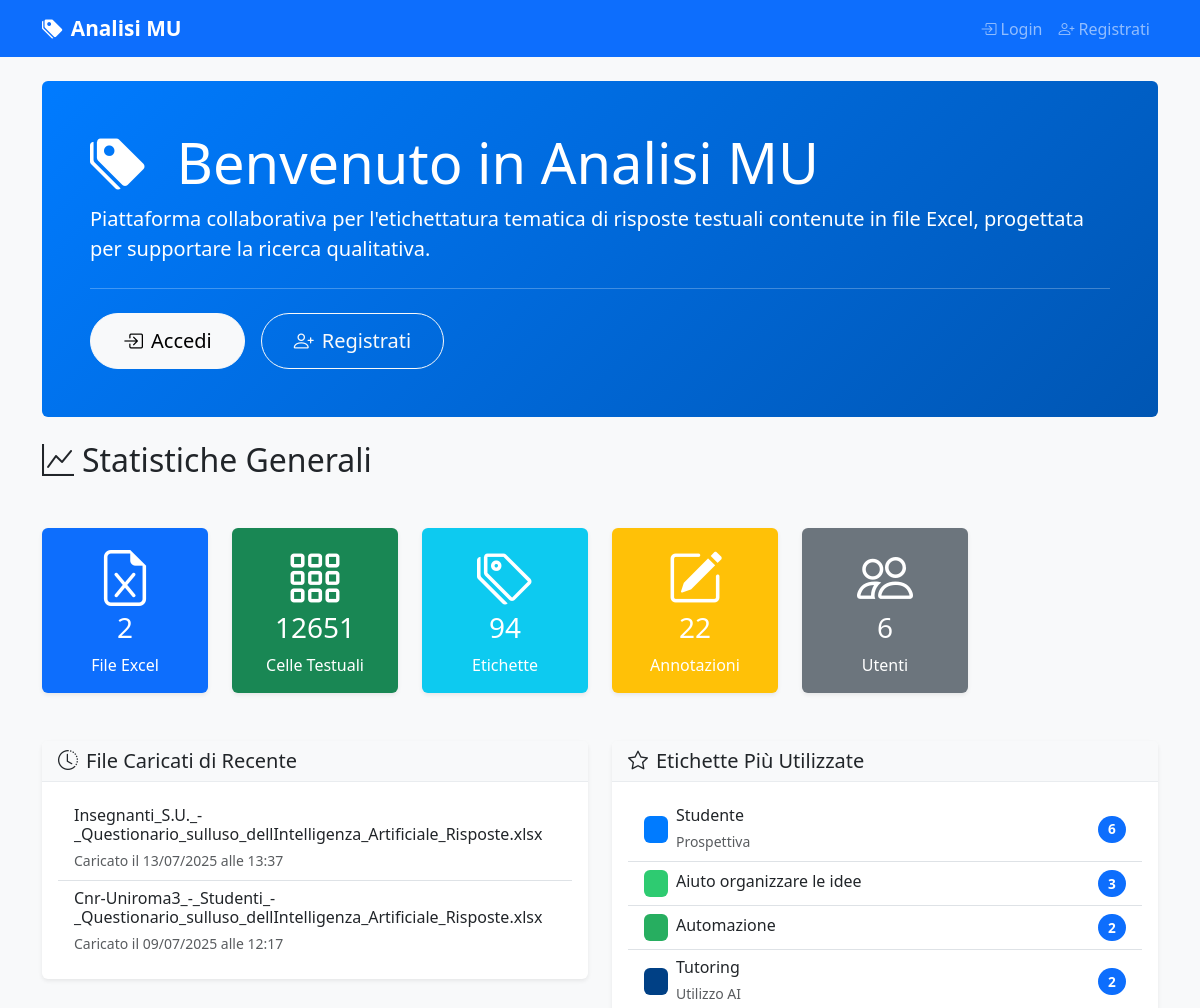
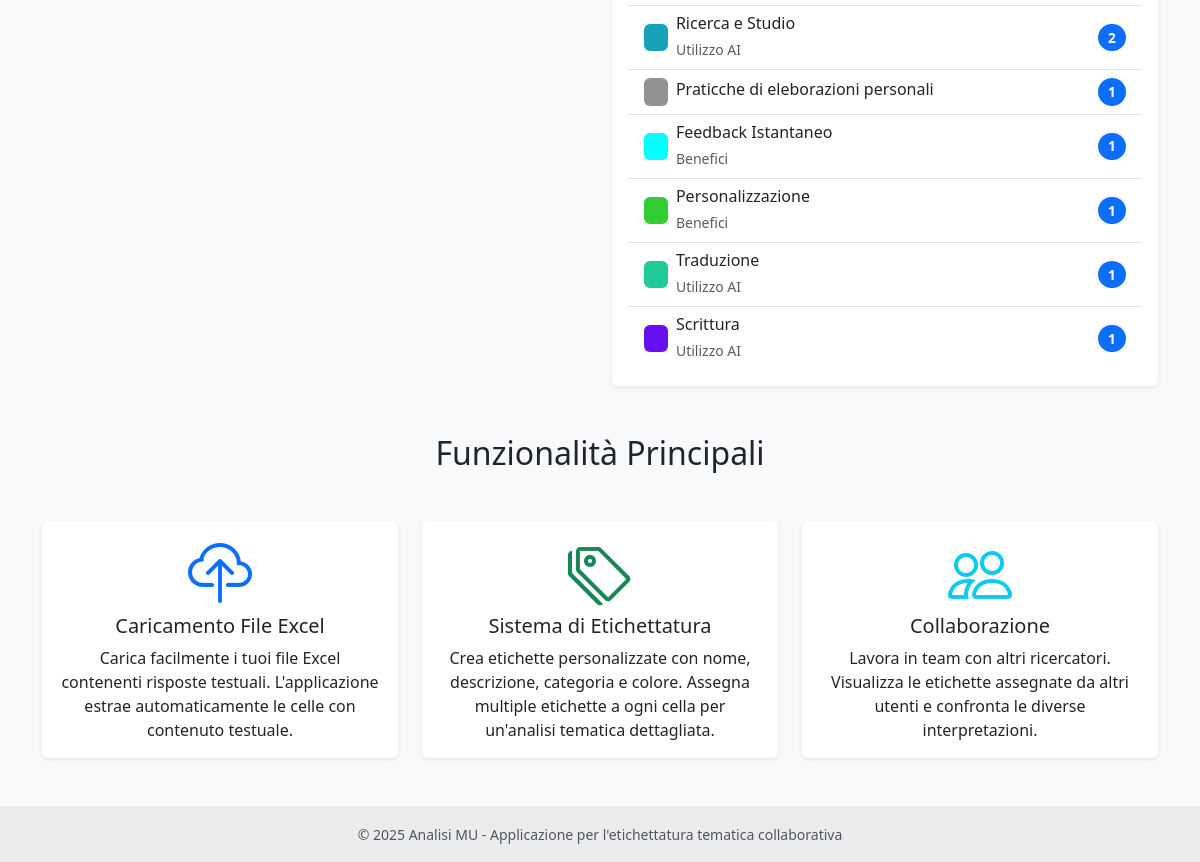
The page / on the database its author committed (2 pictures, top to bottom).
### models.py (models this page shows, shortened)
class ExcelFile(db.Model):
    id = db.Column(db.Integer, primary_key=True)
    filename = db.Column(db.String(255), nullable=False)
    original_filename = db.Column(db.String(255), nullable=False)
    file_path = db.Column(db.String(500), nullable=False)
    uploaded_by = db.Column(db.Integer, db.ForeignKey('user.id'), nullable=False)
    uploaded_at = db.Column(db.DateTime, default=datetime.utcnow)
    uploader = db.relationship('User', backref='uploaded_files')
    text_cells = db.relationship('TextCell', backref='excel_file', lazy=True, cascade='all, delete-orphan')

class Label(db.Model):
    id = db.Column(db.Integer, primary_key=True)
    name = db.Column(db.String(100), nullable=False, unique=True)
    description = db.Column(db.Text)
    category_id = db.Column(db.Integer, db.ForeignKey('category.id'), nullable=True)
    category = db.Column(db.String(50))  # Manteniamo per compatibilità, sarà deprecato
    color = db.Column(db.String(7), default='#007bff')  # Colore HEX
    is_active = db.Column(db.Boolean, default=True)  # Soft delete
    created_at = db.Column(db.DateTime, default=datetime.utcnow)
    updated_at = db.Column(db.DateTime, default=datetime.utcnow, onupdate=datetime.utcnow)
    annotations = db.relationship('CellAnnotation', backref='label', lazy=True, cascade='all, delete-orphan')
    category_obj = db.relationship('Category', foreign_keys=[category_id], back_populates='labels')

### routes/main.py (the view)
@main_bp.route('/')
def index():
    stats = {
        'total_files': ExcelFile.query.count(),
        'total_cells': TextCell.query.count(),
        'total_labels': Label.query.count(),
        'total_annotations': CellAnnotation.query.count(),
        'total_users': User.query.count()
    }
    recent_files = ExcelFile.query.order_by(ExcelFile.uploaded_at.desc()).limit(5).all()
    popular_labels = db.session.query(Label, db.func.count(CellAnnotation.id).label('count'))\
        .join(CellAnnotation)\
        .group_by(Label.id)\
        .order_by(db.desc('count'))\
        .limit(10)\
        .all()
    return render_template('main/index.html',
                         stats=stats,
                         recent_files=recent_files,
                         popular_labels=popular_labels)

### templates/main/index.html (shortened to what this page needs)
{% extends "base.html" %}
{% block content %}
<div class="row">
    <div class="col-12">
        <div class="jumbotron bg-primary text-white rounded p-5 mb-4">
            <h1 class="display-4">
                <i class="bi bi-tags-fill me-3"></i>
                Benvenuto in Analisi MU
            </h1>
            <p class="lead">
                Piattaforma collaborativa per l'etichettatura tematica di risposte testuali
                contenute in file Excel, progettata per supportare la ricerca qualitativa.
            </p>
            {% if not current_user.is_authenticated %}
            <hr class="my-4">
            <div class="d-flex gap-3">
                <a class="btn btn-light btn-lg" href="{{ url_for('auth.login') }}" role="button">
                    <i class="bi bi-box-arrow-in-right me-2"></i>Accedi
                </a>
                <a class="btn btn-outline-light btn-lg" href="{{ url_for('auth.register') }}" role="button">
                    <i class="bi bi-person-plus me-2"></i>Registrati
                </a>
            </div>
            {% else %}
            <hr class="my-4">
            <a class="btn btn-light btn-lg" href="{{ url_for('main.dashboard') }}" role="button">
                <i class="bi bi-speedometer2 me-2"></i>Vai alla Dashboard
            </a>
            {% endif %}
        </div>
    </div>
</div>
<div class="row mb-4">
    <div class="col-12">
        <h2 class="mb-4">
            <i class="bi bi-graph-up me-2"></i>Statistiche Generali
        </h2>
    </div>
</div>
<div class="row mb-5">
    <div class="col-md-2">
        <div class="card bg-primary text-white">
            <div class="card-body text-center">
                <i class="bi bi-file-earmark-excel display-4 mb-2"></i>
                <h3 class="card-title">{{ stats.total_files }}</h3>
                <p class="card-text">File Excel</p>
            </div>
        </div>
    </div>
    <div class="col-md-2">
        <div class="card bg-success text-white">
            <div class="card-body text-center">
                <i class="bi bi-grid-3x3-gap display-4 mb-2"></i>
                <h3 class="card-title">{{ stats.total_cells }}</h3>
                <p class="card-text">Celle Testuali</p>
            </div>
        </div>
    </div>
    <div class="col-md-2">
        <div class="card bg-info text-white">
            <div class="card-body text-center">
                <i class="bi bi-tags display-4 mb-2"></i>
                <h3 class="card-title">{{ stats.total_labels }}</h3>
                <p class="card-text">Etichette</p>
            </div>
        </div>
    </div>
    <div class="col-md-2">
        <div class="card bg-warning text-white">
            <div class="card-body text-center">
                <i class="bi bi-pencil-square display-4 mb-2"></i>
                <h3 class="card-title">{{ stats.total_annotations }}</h3>
                <p class="card-text">Annotazioni</p>
            </div>
        </div>
    </div>
    <div class="col-md-2">
        <div class="card bg-secondary text-white">
            <div class="card-body text-center">
                <i class="bi bi-people display-4 mb-2"></i>
                <h3 class="card-title">{{ stats.total_users }}</h3>
                <p class="card-text">Utenti</p>
            </div>
        </div>
    </div>
</div>
<div class="row">
    <div class="col-md-6">
        <div class="card">
            <div class="card-header">
                <h5 class="mb-0">
                    <i class="bi bi-clock-history me-2"></i>File Caricati di Recente
                </h5>
            </div>
            <div class="card-body">
                {% if recent_files %}
                <div class="list-group list-group-flush">
                    {% for file in recent_files %}
                    <div class="list-group-item d-flex justify-content-between align-items-center">
                        <div>
                            <h6 class="mb-1">{{ file.original_filename }}</h6>
                            <small class="text-muted">
                                Caricato il {{ file.uploaded_at.strftime('%d/%m/%Y alle %H:%M') }}
                            </small>
                        </div>
                    </div>
                    {% endfor %}
                </div>
                {% else %}
                <p class="text-muted">Nessun file caricato ancora.</p>
                {% endif %}
            </div>
        </div>
    </div>
    <div class="col-md-6">
        <div class="card">
            <div class="card-header">
                <h5 class="mb-0">
                    <i class="bi bi-star me-2"></i>Etichette Più Utilizzate
                </h5>
            </div>
            <div class="card-body">
                {% if popular_labels %}
                <div class="list-group list-group-flush">
                    {% for label, count in popular_labels %}
                    <div class="list-group-item d-flex justify-content-between align-items-center">
                        <div class="d-flex align-items-center">
                            <span class="badge me-2" style="background-color: {{ label.color }};">
                            </span>
                            <div>
                                <h6 class="mb-1">{{ label.name }}</h6>
                                {% if label.category %}
                                <small class="text-muted">{{ label.category }}</small>
                                {% endif %}
                            </div>
                        </div>
                        <span class="badge bg-primary rounded-pill">{{ count }}</span>
                    </div>
                    {% endfor %}
                </div>
                {% else %}
                <p class="text-muted">Nessuna etichetta utilizzata ancora.</p>
                {% endif %}
            </div>
        </div>
    </div>
</div>
{% if not current_user.is_authenticated %}
<div class="row mt-5">
    <div class="col-12">
        <h2 class="text-center mb-5">Funzionalità Principali</h2>
    </div>
</div>
<div class="row mb-5">
    <div class="col-md-4">
        <div class="card h-100">
            <div class="card-body text-center">
                <i class="bi bi-cloud-upload display-3 text-primary mb-3"></i>
                <h5 class="card-title">Caricamento File Excel</h5>
                <p class="card-text">
                    Carica facilmente i tuoi file Excel contenenti risposte testuali.
                    L'applicazione estrae automaticamente le celle con contenuto testuale.
                </p>
            </div>
        </div>
    </div>
    <div class="col-md-4">
        <div class="card h-100">
            <div class="card-body text-center">
                <i class="bi bi-tags display-3 text-success mb-3"></i>
                <h5 class="card-title">Sistema di Etichettatura</h5>
                <p class="card-text">
                    Crea etichette personalizzate con nome, descrizione, categoria e colore.
                    Assegna multiple etichette a ogni cella per un'analisi tematica dettagliata.
                </p>
            </div>
        </div>
    </div>
    <div class="col-md-4">
        <div class="card h-100">
            <div class="card-body text-center">
                <i class="bi bi-people display-3 text-info mb-3"></i>
                <h5 class="card-title">Collaborazione</h5>
                <p class="card-text">
                    Lavora in team con altri ricercatori. Visualizza le etichette assegnate
                    da altri utenti e confronta le diverse interpretazioni.
                </p>
            </div>
        </div>
    </div>
</div>
{% endif %}
{% endblock %}

### static/css/style.css (style rules this page uses)
:root { --primary-color: #007bff; --success-color: #28a745; --warning-color: #ffc107; --danger-color: #dc3545; --info-color: #17a2b8; --light-color: #f8f9fa; --dark-color: #343a40; }
body { font-family: 'Segoe UI', Tahoma, Geneva, Verdana, sans-serif; background-color: #f8f9fa; }
.card { border: none; box-shadow: 0 0.125rem 0.25rem rgba(0, 0, 0, 0.075); transition: box-shadow 0.15s ease-in-out; }
.card-header { background-color: #f8f9fa; border-bottom: 1px solid #e9ecef; font-weight: 600; }
.jumbotron { background: linear-gradient(135deg, var(--primary-color) 0%, #0056b3 100%); }
.btn { border-radius: 50px; font-weight: 500; transition: all 0.2s ease; }
.btn-lg { border-radius: 50px; padding: 0.75rem 2rem; }
.badge { font-size: 0.85em; padding: 0.5em 0.75em; }

### rows shown on the page
ExcelFile: original_filename "Insegnanti_S.U._-_Questionario_sulluso_dellIntelligenza_Artificiale_Risposte.xlsx", uploaded_at "13/07/2025 alle 13:37"
ExcelFile: original_filename "Cnr-Uniroma3_-_Studenti_-_Questionario_sulluso_dellIntelligenza_Artificiale_Risposte.xlsx", uploaded_at "09/07/2025 alle 12:17"
Label: name "Studente", category "Prospettiva", count "6"
Label: name "Aiuto organizzare le idee", count "3"
Label: name "Automazione", count "2"
Label: name "Tutoring", category "Utilizzo AI", count "2"
Label: name "Ricerca e Studio", category "Utilizzo AI", count "2"
Label: name "Praticche di eleborazioni personali", is_active "1"
Label: name "Feedback Istantaneo", category "Benefici", is_active "1"
Label: name "Personalizzazione", category "Benefici", is_active "1"
Label: name "Traduzione", category "Utilizzo AI", is_active "1"
Label: name "Scrittura", category "Utilizzo AI", is_active "1"

### other values the page prints
{{ stats.total_files }} "2"
{{ stats.total_cells }} "12651"
{{ stats.total_labels }} "94"
{{ stats.total_annotations }} "22"
{{ stats.total_users }} "6"
